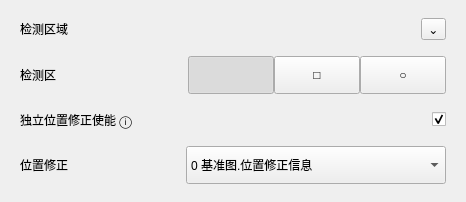
                  <widget class="QFrame" name="basicDetectionAreaCard">
                   <property name="frameShape">
                    <enum>QFrame::NoFrame</enum>
                   </property>
                   <property name="panelRole" stdset="0">
                    <string>configCard</string>
                   </property>
                   <layout class="QVBoxLayout" name="basicVerticalLayout_detectionArea">
                    <property name="spacing">
                     <number>16</number>
                    </property>
                    <property name="leftMargin">
                     <number>20</number>
                    </property>
                    <property name="topMargin">
                     <number>18</number>
                    </property>
                    <property name="rightMargin">
                     <number>20</number>
                    </property>
                    <property name="bottomMargin">
                     <number>18</number>
                    </property>
                    <item>
                     <layout class="QHBoxLayout" name="basicHorizontalLayout_detectionHeader">
                      <item>
                       <widget class="QLabel" name="basicDetectionAreaTitleLabel">
                        <property name="text">
                         <string>检测区域</string>
                        </property>
                        <property name="role" stdset="0">
                         <string>cardTitle</string>
                        </property>
                       </widget>
                      </item>
                      <item>
                       <spacer name="basicHorizontalSpacer_detectionHeader">
                        <property name="orientation">
                         <enum>Qt::Horizontal</enum>
                        </property>
                        <property name="sizeHint" stdset="0">
                         <size>
                          <width>40</width>
                          <height>20</height>
                         </size>
                        </property>
                       </spacer>
                      </item>
                      <item>
                       <widget class="QToolButton" name="basicDetectionCollapseButton">
                        <property name="text">
                         <string>⌄</string>
                        </property>
                        <property name="role" stdset="0">
                         <string>collapseCard</string>
                        </property>
                       </widget>
                      </item>
                     </layout>
                    </item>
                    <item>
                     <layout class="QHBoxLayout" name="basicHorizontalLayout_detectionAreaTools">
                      <property name="spacing">
                       <number>0</number>
                      </property>
                      <property name="leftMargin">
                       <number>0</number>
                      </property>
                      <property name="topMargin">
                       <number>0</number>
                      </property>
                      <property name="rightMargin">
                       <number>0</number>
                      </property>
                      <property name="bottomMargin">
                       <number>0</number>
                      </property>
                      <item>
                       <widget class="QLabel" name="basicDetectionAreaLabel">
                        <property name="minimumSize">
                         <size>
                          <width>150</width>
                          <height>0</height>
                         </size>
                        </property>
                        <property name="text">
                         <string>检测区</string>
                        </property>
                        <property name="role" stdset="0">
                         <string>rowField</string>
                        </property>
                       </widget>
                      </item>
                      <item>
                       <widget class="QToolButton" name="basicDetectionDrawButton">
                        <property name="minimumSize">
                         <size>
                          <width>86</width>
                          <height>38</height>
                         </size>
                        </property>
                        <property name="icon">
                         <iconset resource="../resources/resources.qrc">
                          <normaloff>:/icons/fit.svg</normaloff>:/icons/fit.svg</iconset>
                        </property>
                        <property name="iconSize">
                         <size>
                          <width>22</width>
                          <height>22</height>
                         </size>
                        </property>
                        <property name="checkable">
                         <bool>true</bool>
                        </property>
                        <property name="checked">
                         <bool>true</bool>
                        </property>
                       </widget>
                      </item>
                      <item>
                       <widget class="QToolButton" name="basicDetectionRectButton">
                        <property name="minimumSize">
                         <size>
                          <width>86</width>
                          <height>38</height>
                         </size>
                        </property>
                        <property name="text">
                         <string>□</string>
                        </property>
                        <property name="checkable">
                         <bool>true</bool>
                        </property>
                       </widget>
                      </item>
                      <item>
                       <widget class="QToolButton" name="basicDetectionCircleButton">
                        <property name="minimumSize">
                         <size>
                          <width>86</width>
                          <height>38</height>
                         </size>
                        </property>
                        <property name="text">
                         <string>○</string>
                        </property>
                        <property name="checkable">
                         <bool>true</bool>
                        </property>
                       </widget>
                      </item>
                     </layout>
                    </item>
                    <item>
                     <layout class="QHBoxLayout" name="basicHorizontalLayout_positionEnable">
                      <property name="leftMargin">
                       <number>0</number>
                      </property>
                      <property name="topMargin">
                       <number>0</number>
                      </property>
                      <property name="rightMargin">
                       <number>0</number>
                      </property>
                      <property name="bottomMargin">
                       <number>0</number>
                      </property>
                      <item>
                       <widget class="QLabel" name="basicPositionEnableLabel">
                        <property name="minimumSize">
                         <size>
                          <width>260</width>
                          <height>0</height>
                         </size>
                        </property>
                        <property name="text">
                         <string>独立位置修正使能 ⓘ</string>
                        </property>
                        <property name="role" stdset="0">
                         <string>rowField</string>
                        </property>
                       </widget>
                      </item>
                      <item>
                       <spacer name="basicHorizontalSpacer_positionEnable">
                        <property name="orientation">
                         <enum>Qt::Horizontal</enum>
                        </property>
                        <property name="sizeHint" stdset="0">
                         <size>
                          <width>40</width>
                          <height>20</height>
                         </size>
                        </property>
                       </spacer>
                      </item>
                      <item>
                       <widget class="QCheckBox" name="basicPositionCorrectionSwitch">
                        <property name="text">
                         <string/>
                        </property>
                        <property name="checked">
                         <bool>true</bool>
                        </property>
                       </widget>
                      </item>
                     </layout>
                    </item>
                    <item>
                     <layout class="QHBoxLayout" name="basicHorizontalLayout_positionSource">
                      <property name="leftMargin">
                       <number>0</number>
                      </property>
                      <property name="topMargin">
                       <number>0</number>
                      </property>
                      <property name="rightMargin">
                       <number>0</number>
                      </property>
                      <property name="bottomMargin">
                       <number>0</number>
                      </property>
                      <item>
                       <widget class="QLabel" name="basicPositionSourceLabel">
                        <property name="minimumSize">
                         <size>
                          <width>150</width>
                          <height>0</height>
                         </size>
                        </property>
                        <property name="text">
                         <string>位置修正</string>
                        </property>
                        <property name="role" stdset="0">
                         <string>rowField</string>
                        </property>
                       </widget>
                      </item>
                      <item>
                       <widget class="QComboBox" name="basicPositionCorrectionComboBox">
                        <property name="minimumSize">
                         <size>
                          <width>260</width>
                          <height>38</height>
                         </size>
                        </property>
                        <item>
                         <property name="text">
                          <string>0 基准图.位置修正信息</string>
                         </property>
                        </item>
                       </widget>
                      </item>
                     </layout>
                    </item>
                   </layout>
                  </widget>
